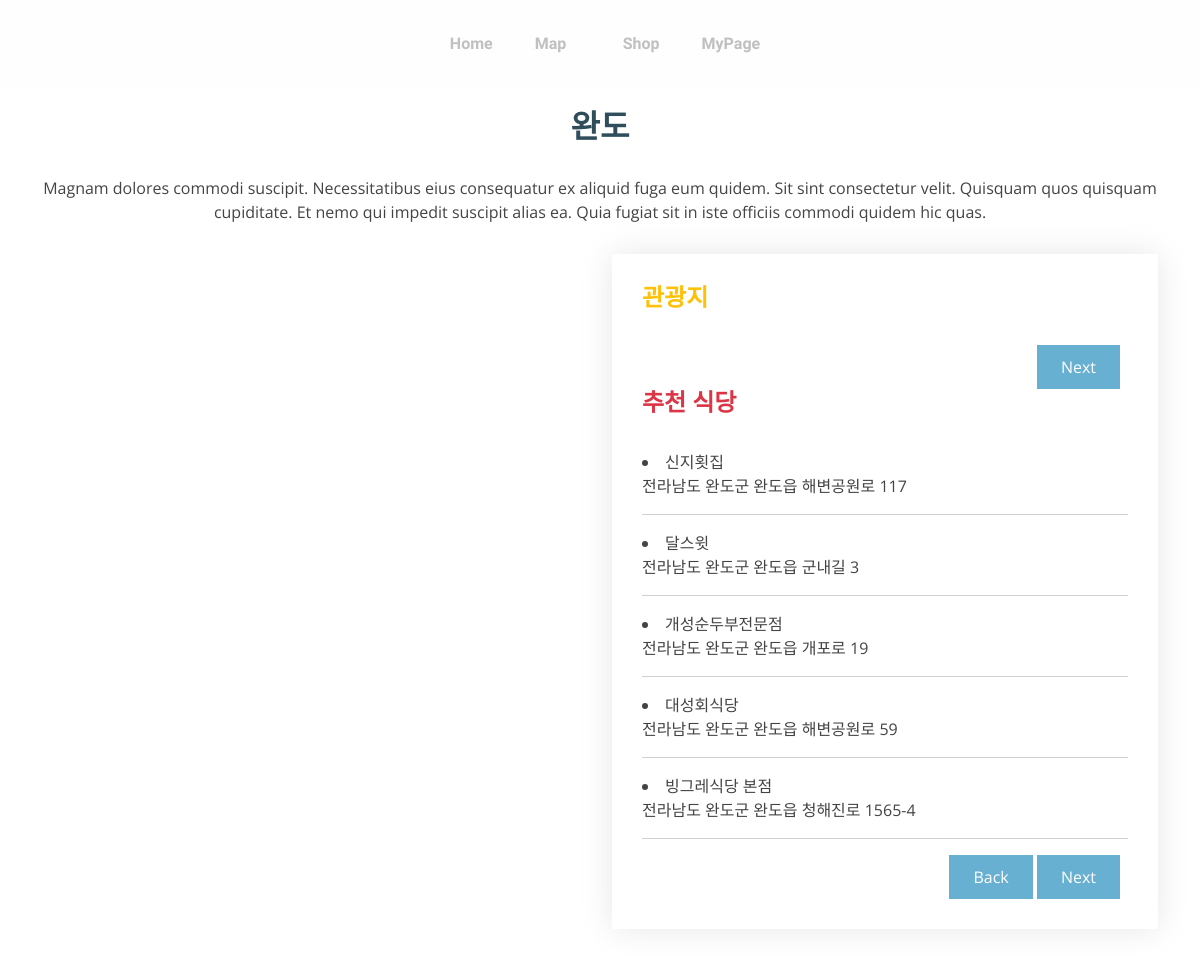
The page /wando/ on the database as committed earlier.
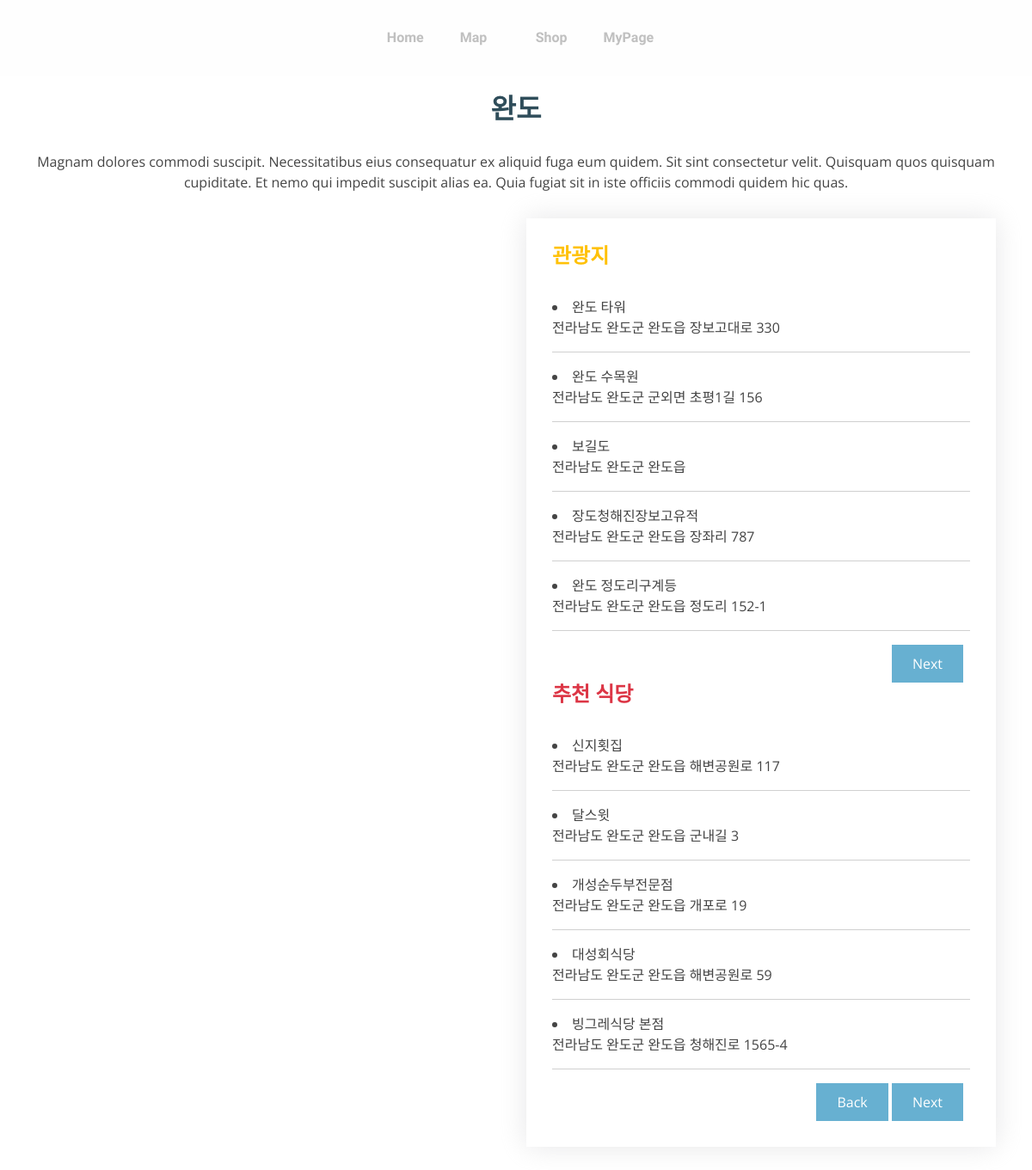
The same page on the database as committed later.
### myapp/models.py (models this page shows)
class wandoRestaurant(models.Model): #이름,위치,위도,경도
    name=models.CharField(max_length=15)
    location=models.CharField(max_length=50, default='')
    latitude=models.FloatField(default=0.0)
    longitude=models.FloatField(default=0.0)

class wandoVisit(models.Model): #이름,위치,위도,경도
    name=models.CharField(max_length=15)
    location=models.CharField(max_length=50, default='')
    latitude=models.FloatField(default=0.0)
    longitude=models.FloatField(default=0.0)

### myapp/views.py (the view)
# urls.py: path('wando/', myapp_views.wando, name='wando'),
def wando(request):
    restaurants = wandoRestaurant.objects.all
    visit = wandoVisit.objects.all
    return render(request, 'wando.html', {'restaurants':restaurants,'visit':visit})

### myapp/templates/wando.html (shortened to what this page needs)
{% load static %}
<!DOCTYPE html>
<html lang="en">
<head>
  <link href="{% static '/vendor/aos/aos3.css' %}" rel="stylesheet">
  <link href="{% static '/vendor/bootstrap/css/bootstrap.min3.css' %}" rel="stylesheet">
  <link href="{% static '/vendor/bootstrap-icons/bootstrap-icons3.css' %}" rel="stylesheet">
  <link href="{% static '/vendor/boxicons/css/boxicons.min3.css' %}" rel="stylesheet">
  <link href="{% static '/vendor/glightbox/css/glightbox.min3.css' %}" rel="stylesheet">
  <link href="{% static '/vendor/swiper/swiper-bundle.min3.css' %}" rel="stylesheet">
  <link href="{% static '/css/style3.css'%}" rel="stylesheet">
  <link href="{% static '/css/mapcustom.css'%}" rel="stylesheet">
</head>
<body>
  <header id="header" class="header fixed-top d-flex align-items-center header-transparent">
    <div class="container d-flex align-items-center justify-content-between">
      <nav id="navbar" class="navbar">
        <ul>
          <li><a href="{% url 'home' %}">Home</a></li>
          <li class="dropdown">
            <a href="#"
              ><span>Map</span>
              <i class="bi bi-chevron-down dropdown-indicator"></i
            ></a>
          </li>
          <li><a href="{% url 'product' %}">Shop</a></li>
          <li><a href="{% url 'mypage' %}">MyPage</a></li>
        </ul>
      </nav>
    </div>
  </header>
    <section id="contact" class="contact ">
      <div class="container" data-aos="fade-up">
        <div class="section-title">
            <br/><br/>
          <h2>완도</h2>
          <p>Magnam dolores commodi suscipit. Necessitatibus eius consequatur ex aliquid fuga eum quidem. Sit sint consectetur velit. Quisquam quos quisquam cupiditate. Et nemo qui impedit suscipit alias ea. Quia fugiat sit in iste officiis commodi quidem hic quas.</p>
        </div>
        <div class="row">
          <div class="col-lg-6 ">
    <div id="map" class="mb-4 mb-lg-0" style="width: 650px; height: 600px"></div>
          </div>
          <div class="col-lg-6 ">
            <form action="forms/contact.php" method="post" role="form" class="php-email-form">
              <div class="form-group">
                <h4 class="text-warning"><strong>관광지</strong></h4><br/>
                {% for v in visit %} <li>{{v.name}}</li> {{v.location}}<hr/>  {% endfor %}
                <div class="text-end"><button type="submit" class="me-md-2">Next</button></div>
                <h4 class="text-danger"><strong>추천 식당</strong></h4><br/>
                {% for re in restaurants %} <li>{{re.name}}</li> {{re.location}}<hr/> {% endfor %}
                <div class="text-end">
                  <button type="submit" class="" onclick="location.href='../'">Back</button>
                  <button type="submit" class="me-md-2 text-right">Next</button>
              </div>
            </form>
          </div>
        </div>
      </div>
    </section>
</body>
</html>

Rows that differ between the two databases and show on the page:
added wandoVisit: name "완도 타워", location "전라남도 완도군 완도읍 장보고대로 330"
added wandoVisit: name "완도 수목원", location "전라남도 완도군 군외면 초평1길 156"
added wandoVisit: name "보길도", location "전라남도 완도군 완도읍"
added wandoVisit: name "장도청해진장보고유적", location "전라남도 완도군 완도읍 장좌리 787"
added wandoVisit: name "완도 정도리구계등", location "전라남도 완도군 완도읍 정도리 152-1"
